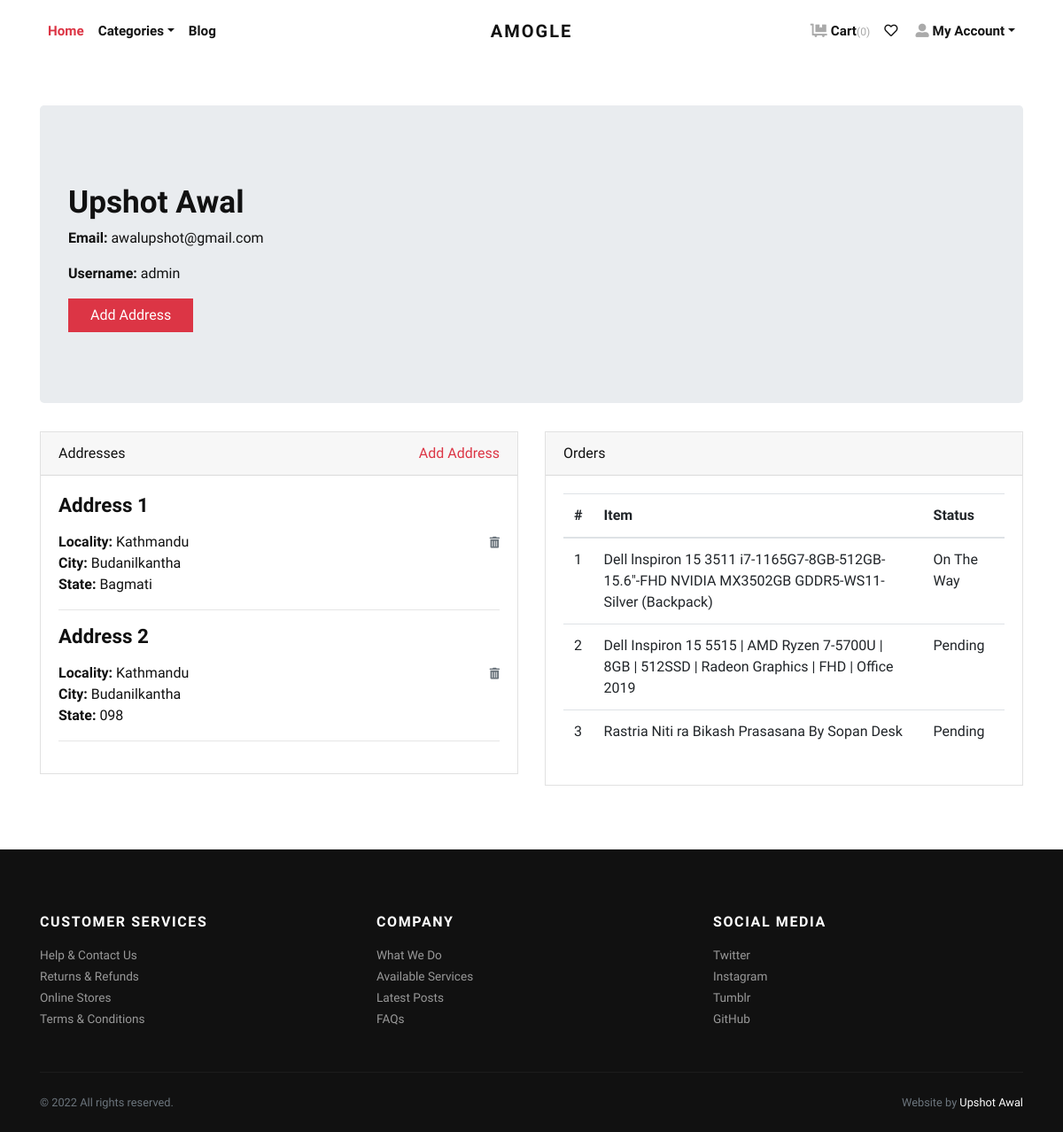
Page /accounts/profile/ (signed in) on the earlier database version.
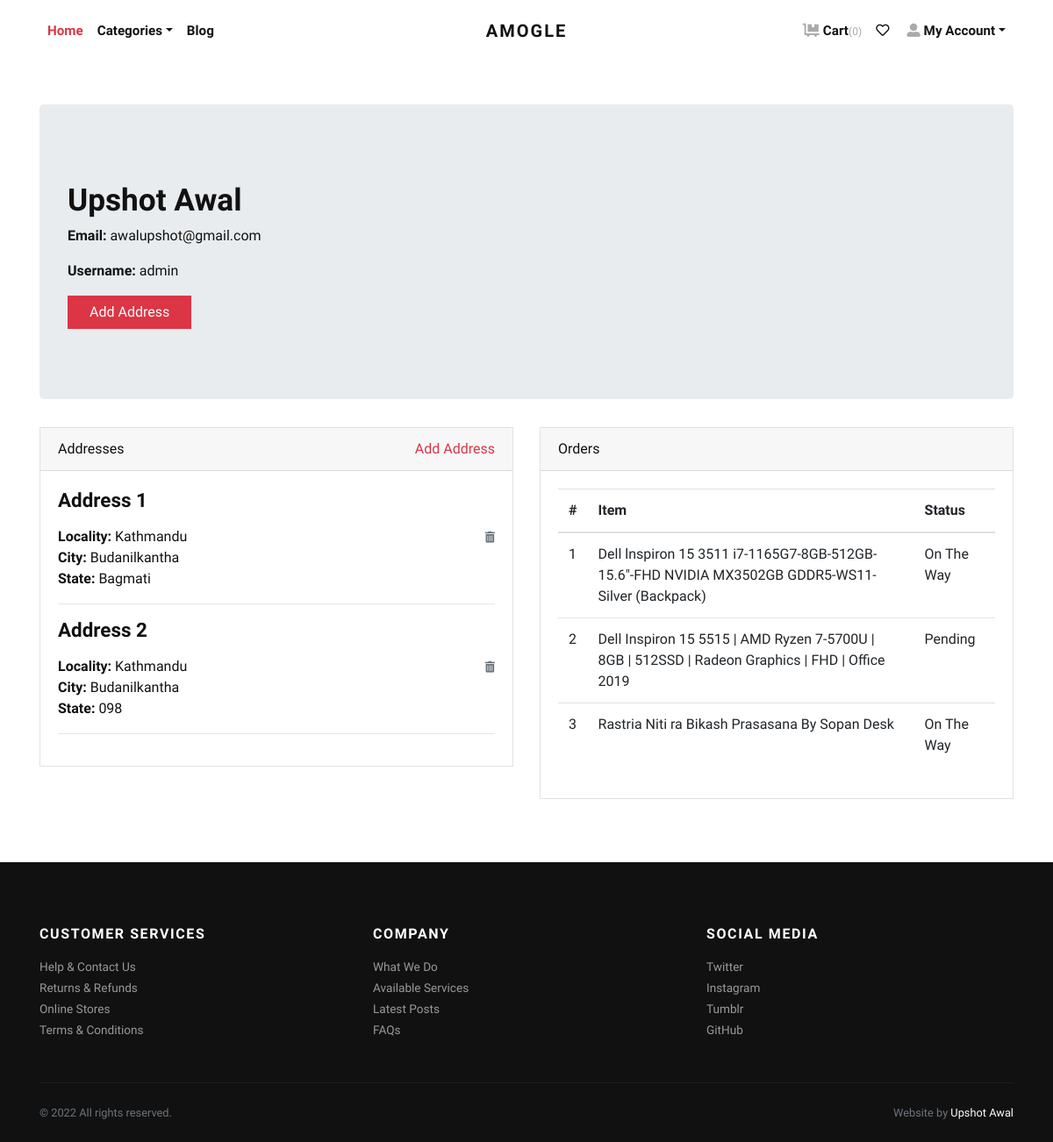
Same page on the later database version.
### store/models.py (models this page shows, shortened)
class Order(models.Model):
    user = models.ForeignKey(User, verbose_name="User",
                             on_delete=models.CASCADE)
    address = models.ForeignKey(
        Address, verbose_name="Shipping Address", on_delete=models.CASCADE)
    product = models.ForeignKey(
        Product, verbose_name="Product", on_delete=models.CASCADE)
    quantity = models.PositiveIntegerField(verbose_name="Quantity")
    ordered_date = models.DateTimeField(
        auto_now_add=True, verbose_name="Ordered Date")
    status = models.CharField(
        choices=STATUS_CHOICES,
        max_length=50,
        default="Pending"
    )

class Product(models.Model):
    title = models.CharField(max_length=150, verbose_name="Product Title")
    slug = AutoSlugField(populate_from='title', unique=True,
                         verbose_name="Product Slug")
    sku = models.CharField(max_length=255, unique=True,
                           verbose_name="Unique Product ID (SKU)")
    short_description = RichTextField()
    detail_description = models.TextField(
        blank=True, null=True, verbose_name="Detail Description")
    product_image = models.ImageField(
        upload_to='product', blank=True, null=True, verbose_name="Product Image")
    price = models.DecimalField(max_digits=8, decimal_places=2)
    category = models.ForeignKey(
        Category, verbose_name="Product Categoy", on_delete=models.CASCADE)
    is_active = models.BooleanField(verbose_name="Is Active?", default=True)
    is_featured = models.BooleanField(
        verbose_name="Is Featured?", default=True)
    created_at = models.DateTimeField(
        auto_now_add=True, verbose_name="Created Date")
    updated_at = models.DateTimeField(
        auto_now=True, verbose_name="Updated Date")
    class Meta:
        verbose_name_plural = 'Products'
        ordering = ('-created_at', )

### store/views.py (the view)
# urls.py: path('accounts/profile/', views.profile, name="profile"),
@ login_required
def profile(request):
    addresses = Address.objects.filter(user=request.user)
    orders = Order.objects.filter(user=request.user)
    return render(request, 'account/profile.html', {'addresses': addresses, 'orders': orders})

### store/context_preprocessors.py (called while the page is built)
def store_menu(request):
    categories = Category.objects.filter(is_active=True)
    context = {
        'categories_menu': categories,
    }
    return context

def cart_menu(request):
    if request.user.is_authenticated:
        cart_items= Cart.objects.filter(user=request.user)
        context = {
            'cart_items': cart_items,
        }
    else:
        context = {}
    return context

### templates/account/profile.html (shortened to what this page needs)
{% extends 'base.html' %}
{% load static %}
    {% block content %}
      <div class="container py-5">
        <div class="jumbotron">
          <h1>{{request.user.first_name}} {{request.user.last_name}}</h1>
          <p><strong>Email:</strong> {{request.user.email}}</p>
          <p><strong>Username:</strong> {{request.user.username}}</p>
          <p><a class="btn btn-danger btn-large" href="{% url 'store:add-address' %}">Add Address</a></p>
        </div>
        <div class="row">
          <div class="col-lg-6">
            <div class="card mb-4" id="headings">
              <div class="card-header">Addresses <span class="float-right"><a href="{% url 'store:add-address' %}">Add Address</a></span></div>
              <div class="card-body">
                {% if addresses %}
                    {% for address in addresses %}
                        <h4 class="mb-3">Address {{forloop.counter}}</h4>
                        <span class="float-right"><a href="{% url 'store:remove-address' address.id %}"><i class="fas fa-trash-alt small text-muted"></i></a></span>
                        <p>
                            <strong>Locality: </strong>{{address.locality}} <br>
                            <strong>City: </strong>{{address.city}} <br>
                            <strong>State: </strong>{{address.state}} <br>
                        </p>
                        <hr>
                    {% endfor %}
                {% else %}
                <div class="text-danger">
                  Address not Added.
                </div>
                {% endif %}
              </div>
            </div>
          </div>
          <div class="col-lg-6">
            <div class="card mb-4" id="tables">
              <div class="card-header">Orders</div>
              <div class="card-body">
                <table class="table table-hover">
                  <thead>
                    <tr>
                      <th>#</th>
                      <th>Item</th>
                      <th>Status</th>
                    </tr>
                  </thead>
                  <tbody>
                    {% if orders %}
                      {% for order in orders %}
                        <tr>
                          <td>{{forloop.counter}}</td>
                          <td>{{order.product.title}}</td>
                          <td>
                            {{order.status}}
                          </td>
                        </tr>
                      {% endfor %}
                    {% else %}
                    <tr>
                      <td class="text-danger" colspan="3">You've not Ordered anything yet.</td>
                    </tr>
                    {% endif %}
                  </tbody>
                </table>
              </div>
            </div>
          </div>
        </div>
      </div>
{% endblock content %}

Differences in the rows shown:
changed Order "Rastria Niti ra Bikash Prasasana By Sopan Desk": status "Pending" → "On The Way"
